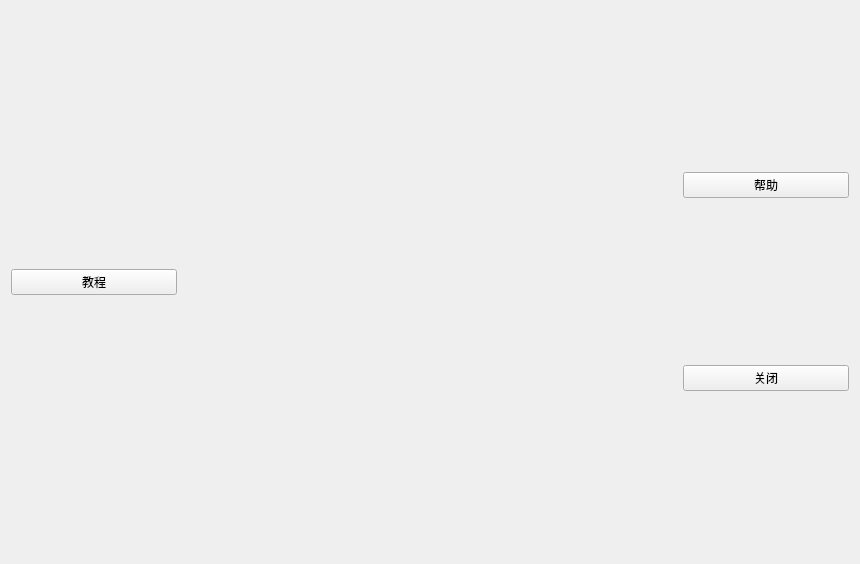
<?xml version="1.0" encoding="UTF-8"?>
<ui version="4.0">
 <class>welcome_mdle</class>
 <widget class="QWidget" name="welcome_mdle">
  <property name="geometry">
   <rect>
    <x>0</x>
    <y>0</y>
    <width>860</width>
    <height>564</height>
   </rect>
  </property>
  <property name="windowTitle">
   <string>Form</string>
  </property>
  <layout class="QHBoxLayout" name="horizontalLayout" stretch="1,3,1">
   <item>
    <layout class="QVBoxLayout" name="verticalLayout_2">
     <item>
      <widget class="QPushButton" name="ui_start">
       <property name="text">
        <string>教程</string>
       </property>
      </widget>
     </item>
    </layout>
   </item>
   <item>
    <layout class="QVBoxLayout" name="ui_show"/>
   </item>
   <item>
    <layout class="QVBoxLayout" name="verticalLayout">
     <item>
      <widget class="QPushButton" name="ui_help">
       <property name="text">
        <string>帮助</string>
       </property>
      </widget>
     </item>
     <item>
      <widget class="QPushButton" name="ui_close">
       <property name="text">
        <string>关闭</string>
       </property>
      </widget>
     </item>
    </layout>
   </item>
  </layout>
 </widget>
 <resources/>
 <connections/>
</ui>
